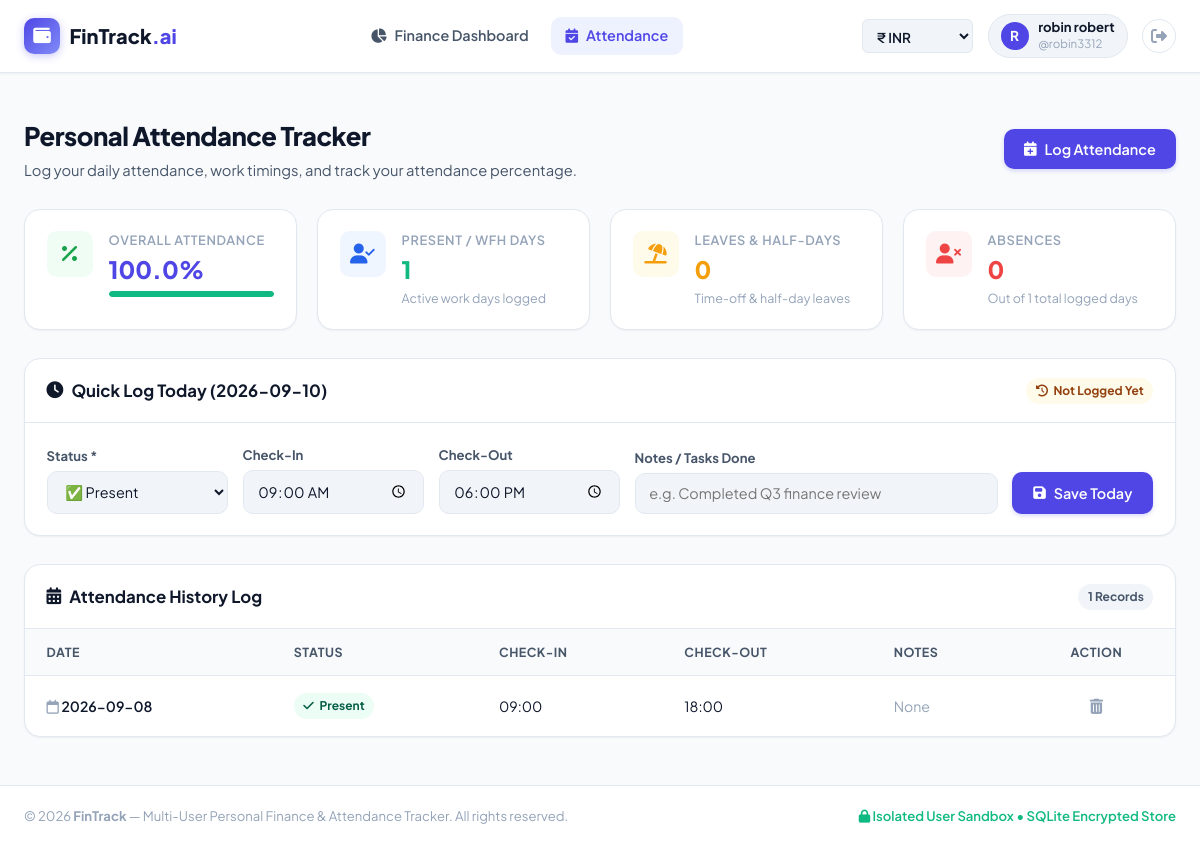
The app's page /attendance (signed in) with its own data.
### tables this page shows
CREATE TABLE attendance (
                id INTEGER PRIMARY KEY AUTOINCREMENT,
                user_id INTEGER NOT NULL,
                date TEXT NOT NULL,
                status TEXT NOT NULL CHECK(status IN ('Present', 'Absent', 'Half-Day', 'Leave', 'Work From Home')),
                check_in TEXT,
                check_out TEXT,
                notes TEXT,
                created_at TIMESTAMP DEFAULT CURRENT_TIMESTAMP,
                UNIQUE(user_id, date),
                FOREIGN KEY (user_id) REFERENCES users (id) ON DELETE CASCADE
            );

### app.py (the view)
@app.route("/attendance")
@login_required
def attendance_page():
    user_id = session["user_id"]
    today_str = datetime.now().strftime("%Y-%m-%d")
    with get_db() as conn:
        cursor = conn.cursor()
        cursor.execute("SELECT * FROM attendance WHERE user_id = ? ORDER BY date DESC", (user_id,))
        records = cursor.fetchall()
        cursor.execute("SELECT COUNT(*) FROM attendance WHERE user_id = ?", (user_id,))
        total_days = cursor.fetchone()[0]
        cursor.execute(
            "SELECT COUNT(*) FROM attendance WHERE user_id = ? AND status IN ('Present', 'Work From Home')",
            (user_id,)
        )
        present_days = cursor.fetchone()[0]
        cursor.execute(
            "SELECT COUNT(*) FROM attendance WHERE user_id = ? AND status = 'Absent'",
            (user_id,)
        )
        absent_days = cursor.fetchone()[0]
        cursor.execute(
            "SELECT COUNT(*) FROM attendance WHERE user_id = ? AND status IN ('Leave', 'Half-Day')",
            (user_id,)
        )
        leave_days = cursor.fetchone()[0]
        attendance_pct = round((present_days / total_days * 100), 1) if total_days > 0 else 0
        cursor.execute("SELECT * FROM attendance WHERE user_id = ? AND date = ?", (user_id, today_str))
        today_record = cursor.fetchone()
    return render_template(
        "attendance.html",
        records=records,
        total_days=total_days,
        present_days=present_days,
        absent_days=absent_days,
        leave_days=leave_days,
        attendance_pct=attendance_pct,
        today_record=today_record,
        today_date=today_str
    )

### app.py (called while the page is built)
def login_required(f):
    @wraps(f)
    def decorated_function(*args, **kwargs):
        if "user_id" not in session:
            flash("Please log in to access this page.", "warning")
            return redirect(url_for("login"))
        return f(*args, **kwargs)
    return decorated_function

@app.context_processor
def inject_user():
    if "user_id" in session:
        return {
            "current_user": {
                "id": session.get("user_id"),
                "username": session.get("username"),
                "full_name": session.get("full_name"),
                "currency": session.get("currency", "₹")
            }
        }
    return {"current_user": None}

### database.py (called while the page is built)
def get_db_connection():
    conn = sqlite3.connect(DB_NAME)
    conn.row_factory = sqlite3.Row
    conn.execute("PRAGMA foreign_keys = ON;")
    return conn

@contextmanager
def get_db():
    conn = get_db_connection()
    try:
        yield conn
        conn.commit()
    except Exception:
        conn.rollback()
        raise
    finally:
        conn.close()

### templates/attendance.html (shortened to what this page needs)
{% extends "base.html" %}
{% block content %}
<div class="dashboard-wrapper">
    <div class="page-header">
        <div class="page-title-group">
            <h1 class="page-title">Personal Attendance Tracker</h1>
            <p class="page-subtitle">Log your daily attendance, work timings, and track your attendance percentage.</p>
        </div>
        <div class="header-actions">
            <button class="btn btn-primary" onclick="openModal('modal-attendance')">
                <i class="fa-solid fa-calendar-plus"></i>
                <span>Log Attendance</span>
            </button>
        </div>
    </div>
    <div class="kpi-grid">
        <div class="kpi-card card-attendance-pct">
            <div class="kpi-icon"><i class="fa-solid fa-percent"></i></div>
            <div class="kpi-content">
                <span class="kpi-label">Overall Attendance</span>
                <h2 class="kpi-value text-accent">{{ attendance_pct }}%</h2>
                <div class="progress-bar-container">
                    <div class="progress-bar-fill bg-success" data-progress="{{ attendance_pct }}"></div>
                </div>
            </div>
        </div>
        <div class="kpi-card card-present">
            <div class="kpi-icon"><i class="fa-solid fa-user-check"></i></div>
            <div class="kpi-content">
                <span class="kpi-label">Present / WFH Days</span>
                <h2 class="kpi-value text-positive">{{ present_days }}</h2>
                <span class="kpi-subtext">Active work days logged</span>
            </div>
        </div>
        <div class="kpi-card card-leave">
            <div class="kpi-icon"><i class="fa-solid fa-umbrella-beach"></i></div>
            <div class="kpi-content">
                <span class="kpi-label">Leaves & Half-Days</span>
                <h2 class="kpi-value text-warning">{{ leave_days }}</h2>
                <span class="kpi-subtext">Time-off & half-day leaves</span>
            </div>
        </div>
        <div class="kpi-card card-absent">
            <div class="kpi-icon"><i class="fa-solid fa-user-xmark"></i></div>
            <div class="kpi-content">
                <span class="kpi-label">Absences</span>
                <h2 class="kpi-value text-negative">{{ absent_days }}</h2>
                <span class="kpi-subtext">Out of {{ total_days }} total logged days</span>
            </div>
        </div>
    </div>
    <div class="content-card quick-attendance-card">
        <div class="card-header">
            <h3><i class="fa-solid fa-clock"></i> Quick Log Today ({{ today_date }})</h3>
            {% if today_record %}
            <span class="badge badge-success"><i class="fa-solid fa-check"></i> Logged as: {{ today_record.status }}</span>
            {% else %}
            <span class="badge badge-warning"><i class="fa-solid fa-clock-rotate-left"></i> Not Logged Yet</span>
            {% endif %}
        </div>
        <div class="card-body">
            <form action="{{ url_for('mark_attendance') }}" method="POST" class="quick-attendance-form">
                <div class="form-row-compact">
                    <div class="form-group flex-1">
                        <label for="today-status">Status *</label>
                        <select name="status" id="today-status" class="form-select" required>
                            <option value="Present" {% if today_record and today_record.status == 'Present' %}selected{% endif %}>✅ Present</option>
                        </select>
                    </div>
                    <div class="form-group flex-1">
                        <label for="today-checkin">Check-In</label>
                        <input type="time" name="check_in" id="today-checkin" value="{{ today_record.check_in if today_record else '09:00' }}">
                    </div>
                    <div class="form-group flex-1">
                        <label for="today-checkout">Check-Out</label>
                        <input type="time" name="check_out" id="today-checkout" value="{{ today_record.check_out if today_record else '18:00' }}">
                    </div>
                    <div class="form-group flex-2">
                        <label for="today-notes">Notes / Tasks Done</label>
                        <input type="text" name="notes" id="today-notes" value="{{ today_record.notes if today_record else '' }}" placeholder="e.g. Completed Q3 finance review">
                    </div>
                    <div class="form-group flex-btn">
                        <button type="submit" class="btn btn-primary btn-quick-save">
                            <i class="fa-solid fa-floppy-disk"></i>
                            <span>Save Today</span>
                        </button>
                    </div>
                </div>
            </form>
        </div>
    </div>
    <div class="content-card">
        <div class="card-header">
            <h3><i class="fa-solid fa-calendar-days"></i> Attendance History Log</h3>
            <span class="badge badge-count">{{ records|length }} Records</span>
        </div>
        <div class="card-body no-padding">
            {% if records %}
            <div class="table-responsive">
                <table class="custom-table">
                    <thead>
                        <tr>
                            <th>Date</th>
                            <th>Status</th>
                            <th>Check-In</th>
                            <th>Check-Out</th>
                            <th>Notes</th>
                            <th class="text-center">Action</th>
                        </tr>
                    </thead>
                    <tbody>
                        {% for r in records %}
                        <tr>
                            <td class="font-medium">
                                <i class="fa-regular fa-calendar text-muted"></i> {{ r.date }}
                            </td>
                            <td>
                                {% if r.status == 'Present' %}
                                <span class="badge badge-present"><i class="fa-solid fa-check"></i> Present</span>
                                {% elif r.status == 'Work From Home' %}
                                <span class="badge badge-wfh"><i class="fa-solid fa-house-laptop"></i> Work From Home</span>
                                {% elif r.status == 'Half-Day' %}
                                <span class="badge badge-halfday"><i class="fa-solid fa-clock-half-to-one"></i> Half-Day</span>
                                {% elif r.status == 'Leave' %}
                                <span class="badge badge-leave"><i class="fa-solid fa-umbrella-beach"></i> Leave</span>
                                {% else %}
                                <span class="badge badge-absent"><i class="fa-solid fa-xmark"></i> Absent</span>
                                {% endif %}
                            </td>
                            <td>{{ r.check_in or '--:--' }}</td>
                            <td>{{ r.check_out or '--:--' }}</td>
                            <td class="text-muted">{{ r.notes or 'None' }}</td>
                            <td class="text-center">
                                <form action="{{ url_for('delete_attendance', record_id=r.id) }}" method="POST" onsubmit="return confirm('Delete this attendance entry?');">
                                    <button type="submit" class="btn-icon-delete" title="Delete record">
                                        <i class="fa-solid fa-trash-can"></i>
                                    </button>
                                </form>
                            </td>
                        </tr>
                        {% endfor %}
                    </tbody>
                </table>
            </div>
            {% else %}
            <div class="empty-state">
                <div class="empty-icon"><i class="fa-solid fa-calendar-xmark"></i></div>
                <h4>No attendance logs found</h4>
                <p>Log your attendance for today or any past dates using the form above.</p>
            </div>
            {% endif %}
        </div>
    </div>
</div>
{% endblock %}

### templates/base.html (shortened to what this page needs)
<!DOCTYPE html>
<html lang="en">
<head>
    <link rel="stylesheet" href="https://cdnjs.cloudflare.com/ajax/libs/font-awesome/6.5.1/css/all.min.css">
    <link rel="stylesheet" href="{{ url_for('static', filename='css/style.css') }}">
</head>
<body>
    <header class="navbar">
        <div class="nav-container">
            <a href="{{ url_for('dashboard') }}" class="brand-logo">
                <div class="brand-icon">
                    <i class="fa-solid fa-wallet"></i>
                </div>
                <span>FinTrack<span class="brand-accent">.ai</span></span>
            </a>
            {% if current_user %}
            <nav class="nav-links">
                <a href="{{ url_for('dashboard') }}" class="nav-link {% if request.endpoint == 'dashboard' %}active{% endif %}">
                    <i class="fa-solid fa-chart-pie"></i>
                    <span>Finance Dashboard</span>
                </a>
                <a href="{{ url_for('attendance_page') }}" class="nav-link {% if request.endpoint == 'attendance_page' %}active{% endif %}">
                    <i class="fa-solid fa-calendar-check"></i>
                    <span>Attendance</span>
                </a>
            </nav>
            <div class="user-menu">
                <form action="{{ url_for('update_currency') }}" method="POST" class="currency-form" title="Change Currency">
                    <select name="currency" onchange="this.form.submit()" class="currency-select">
                        <option value="₹" {% if current_user.currency == '₹' %}selected{% endif %}>₹ INR</option>
                    </select>
                </form>
                <div class="user-profile-badge">
                    <div class="avatar">{{ current_user.full_name[0]|upper }}</div>
                    <div class="user-info">
                        <span class="user-name">{{ current_user.full_name }}</span>
                        <span class="user-tag">@{{ current_user.username }}</span>
                    </div>
                </div>
                <a href="{{ url_for('logout') }}" class="btn-logout" title="Sign Out">
                    <i class="fa-solid fa-right-from-bracket"></i>
                </a>
            </div>
            {% else %}
            <div class="nav-auth-links">
                <a href="{{ url_for('login') }}" class="btn btn-outline">Sign In</a>
                <a href="{{ url_for('register') }}" class="btn btn-primary">Create Account</a>
            </div>
            {% endif %}
        </div>
    </header>
    <main class="main-wrapper">
        {% block content %}{% endblock %}
    </main>
    <footer class="footer">
        <div class="footer-container">
            <p>&copy; 2026 <strong>FinTrack</strong> &mdash; Multi-User Personal Finance & Attendance Tracker. All rights reserved.</p>
            <p class="data-privacy"><i class="fa-solid fa-lock"></i> Isolated User Sandbox &bull; SQLite Encrypted Store</p>
        </div>
    </footer>
</body>
</html>

### records on screen
attendance: date "2026-09-08", status "Present" (drawn), check_in "09:00", check_out "18:00", notes "None"

### other values on screen
{{ current_user.full_name[0]|upper }} "R"
{{ current_user.full_name }} "robin robert"
{{ current_user.username }} "robin3312"
{{ attendance_pct }} "100.0"
{{ present_days }} "1"
{{ leave_days }} "0"
{{ absent_days }} "0"
{{ total_days }} "1"
{{ records|length }} "1"
